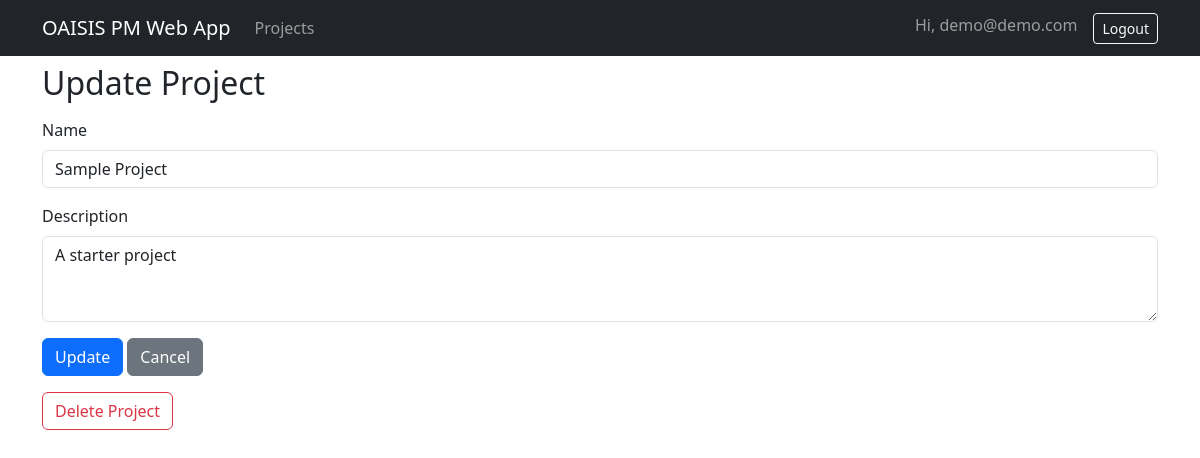
The app's page /projects/1/edit (signed in) with its own data.
### app.py (models this page shows, shortened)
class User(db.Model, UserMixin):
    id = db.Column(db.Integer, primary_key=True)
    email = db.Column(db.String(255), unique=True, nullable=False)
    password_hash = db.Column(db.String(255), nullable=False)
    created_at = db.Column(db.DateTime, default=datetime.utcnow)
    projects = db.relationship("Project", backref="owner", lazy=True)

class Project(db.Model):
    id = db.Column(db.Integer, primary_key=True)
    name = db.Column(db.String(200), nullable=False)
    description = db.Column(db.Text, default="")
    created_at = db.Column(db.DateTime, default=datetime.utcnow)
    owner_id = db.Column(db.Integer, db.ForeignKey("user.id"), nullable=False)
    tasks = db.relationship("Task", backref="project", cascade="all, delete-orphan", lazy=True)

### app.py (the view, shortened to what this page needs)
@app.route("/projects/<int:project_id>/edit", methods=["GET", "POST"])
@login_required
def project_edit(project_id: int):
    project = Project.query.filter_by(id=project_id, owner_id=current_user.id).first_or_404()
    return render_template("project_form.html", action="Update", project=project)

### app.py (called while the page is built)
@login_manager.user_loader
def load_user(user_id):
    return db.session.get(User, int(user_id))

@app.before_request
def ensure_db():
    with app.app_context():
        db.create_all()

### templates/project_form.html
{% extends "base.html" %}
{% block content %}
<h2>{{ action }} Project</h2>
<form method="post" class="mt-3">
  <div class="mb-3">
    <label class="form-label">Name</label>
    <input type="text" name="name" class="form-control" required value="{{ project.name if project else '' }}">
  </div>
  <div class="mb-3">
    <label class="form-label">Description</label>
    <textarea name="description" class="form-control" rows="3">{{ project.description if project else '' }}</textarea>
  </div>
  <button class="btn btn-primary" type="submit">{{ action }}</button>
  <a href="{{ url_for('dashboard') }}" class="btn btn-secondary">Cancel</a>
</form>
{% if project %}
<form method="post" action="{{ url_for('project_delete', project_id=project.id) }}" class="mt-3" onsubmit="return confirm('Delete this project? This cannot be undone.');">
  <button class="btn btn-outline-danger">Delete Project</button>
</form>
{% endif %}
{% endblock %}

### templates/base.html (shortened to what this page needs)
<!doctype html>
<html lang="en">
<head>
  <link href="https://cdn.jsdelivr.net/npm/bootstrap@5.3.3/dist/css/bootstrap.min.css" rel="stylesheet">
</head>
<body>
<nav class="navbar navbar-expand-lg navbar-dark bg-dark fixed-top">
  <div class="container">
    <a class="navbar-brand" href="{{ url_for('dashboard') if current_user.is_authenticated else url_for('home') }}">OAISIS PM Web App</a>
    <div class="collapse navbar-collapse" id="nav">
      <ul class="navbar-nav me-auto">
        {% if current_user.is_authenticated %}
        <li class="nav-item"><a class="nav-link" href="{{ url_for('dashboard') }}">Projects</a></li>
        {% endif %}
      </ul>
      <ul class="navbar-nav ms-auto">
        {% if current_user.is_authenticated %}
        <li class="nav-item"><span class="navbar-text me-3">Hi, {{ current_user.email }}</span></li>
        <li class="nav-item"><a class="btn btn-outline-light btn-sm" href="{{ url_for('logout') }}">Logout</a></li>
        {% else %}
        <li class="nav-item"><a class="nav-link" href="{{ url_for('login') }}">Login</a></li>
        <li class="nav-item"><a class="btn btn-primary btn-sm" href="{{ url_for('register') }}">Sign Up</a></li>
        {% endif %}
      </ul>
    </div>
  </div>
</nav>
<main class="container">
  {% block content %}{% endblock %}
</main>
</body>
</html>

### templates/base.html (style rules this page uses)
body { padding-top: 64px; }

### records on screen
User: email "demo@demo.com"
Project: name "Sample Project", description "A starter project"

### other values on screen
{{ action }} "Update"
